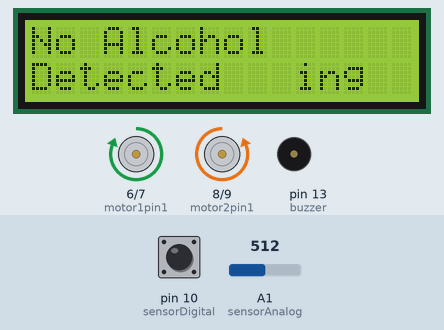
Simulated run of this sketch. Board: Arduino Uno, built with avr-gcc and run on an emulated ATmega328P. Parts: 16×2 character LCD, motor-driver pin pairs drawn as motors (green arrow = first pin HIGH = forward, orange = second pin HIGH = backward, longer = more drive), buzzer (waves = sounding, pin HIGH). The test bench sets the inputs (shaded band); at power-on: pin 10 (sensorDigital) HIGH, A1 (sensorAnalog) = 512. What the sketch prints to the serial monitor is not drawn.

Above: at 1.7 s.
1.8 s: pin 10 (sensorDigital) driven LOW
At 2.7 s:
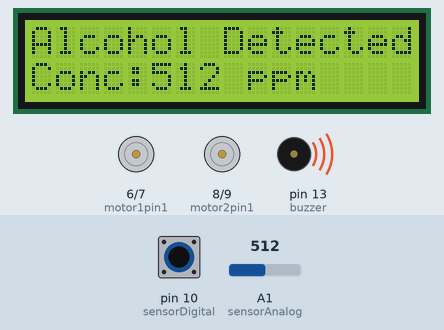
3.3 s: pin 10 (sensorDigital) driven HIGH
At 3.8 s:
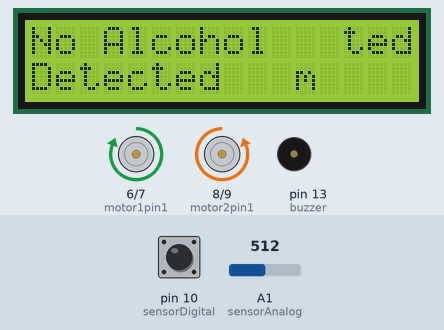
4.8 s: A1 (sensorAnalog) set to 109
6.3 s: A1 (sensorAnalog) set to 90
9.3 s: pin 10 (sensorDigital) pulsed LOW 2 times (0.12 s each, 0.3 s apart)
At 10.1 s:
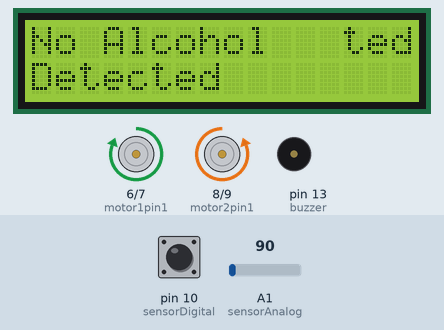
Timing chart, 0 to 12.3 s (numbered marks = the images above; inputs shaded):
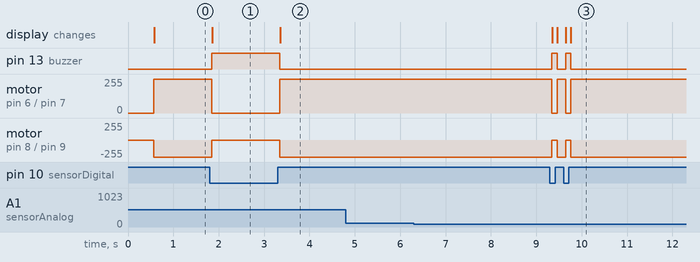

Measured:
- after the input at 1.8 s, pin 13 (buzzer): LOW → HIGH after 0.05 s; motor on pin 6 (motor1pin1) / pin 7 (motor1pin2): forward 255/255 → stopped after 0.05 s; motor on pin 8 (motor2pin1) / pin 9 (motor2pin2): backward 255/255 → stopped after 0.05 s; the display: changes after 0.05 s (image 1)
- after the input at 3.3 s, pin 13 (buzzer): HIGH → LOW after 0.05 s; motor on pin 6 (motor1pin1) / pin 7 (motor1pin2): stopped → forward 255/255 after 0.05 s; motor on pin 8 (motor2pin1) / pin 9 (motor2pin2): stopped → backward 255/255 after 0.05 s; the display: changes after 0.05 s (image 2)
- after the input at 4.8 s, every drawn part: stays the same
- after the input at 6.3 s, every drawn part: stays the same
- after the input at 9.3 s, pin 13 (buzzer): alternates HIGH for 0.11 s and LOW for 0.19 s, 4 changes in all, then stays LOW, starting at once; motor on pin 6 (motor1pin1) / pin 7 (motor1pin2): alternates forward 255/255 for 0.19 s and stopped for 0.11 s, 4 changes in all, then stays forward 255/255, starting at once

The sketch:

MQ3_Motor_LCD.ino
```cpp
#include <LiquidCrystal.h>

#define sensorDigital 10
#define buzzer 13
#define sensorAnalog A1

LiquidCrystal lcd(12, 11, 5, 4, 3, 2);

int motor1pin1 = 6;
int motor1pin2 = 7;
int motor2pin1 = 8;
int motor2pin2 = 9;

void setup()
{
  pinMode(sensorDigital, INPUT);
  pinMode(buzzer, OUTPUT);
  Serial.begin(9600);

  pinMode(motor1pin1, OUTPUT);
  pinMode(motor1pin2, OUTPUT);
  pinMode(motor2pin1, OUTPUT);
  pinMode(motor2pin2, OUTPUT);

  lcd.begin(16,2);

  lcd.clear();
  lcd.setCursor(0,0);
  lcd.print("Intelligent");
  lcd.setCursor(0,1);
  lcd.print("Engine Locking");
  lcd.setCursor(16,1);
  lcd.print("  ");
  delay(500);

  Serial.begin(9600);
}

void loop()
{
  bool digital = digitalRead(sensorDigital);
  int analog = analogRead(sensorAnalog);

  Serial.print("Analog value : ");
  Serial.print(analog);
  Serial.print("\t");
  Serial.print("Digital value :");
  Serial.println(digital);

  if (digital == 0)
  {
    digitalWrite(buzzer, HIGH);

    digitalWrite(motor1pin1, LOW);
    digitalWrite(motor1pin2, LOW);
    digitalWrite(motor2pin1, LOW);
    digitalWrite(motor2pin2, LOW);

    lcd.setCursor(0,0);
    lcd.print("Alcohol Detected");
    lcd.setCursor(16,0);
    lcd.print("    ");
    lcd.setCursor(0,1);
    lcd.print("Conc:");
    lcd.print(analog);
    lcd.print(" ppm      ");
  }

  else if(digital == 1)
  {
    digitalWrite(buzzer, LOW);

    digitalWrite(motor1pin1, HIGH);
    digitalWrite(motor1pin2, LOW);
    digitalWrite(motor2pin1, LOW);
    digitalWrite(motor2pin2, HIGH);

    lcd.setCursor(0,0);
    lcd.print("No Alcohol   ");
    lcd.setCursor(0,1);
    lcd.print("Detected   ");
    lcd.setCursor(16,1);
    lcd.print("    ");

  }

}
```
